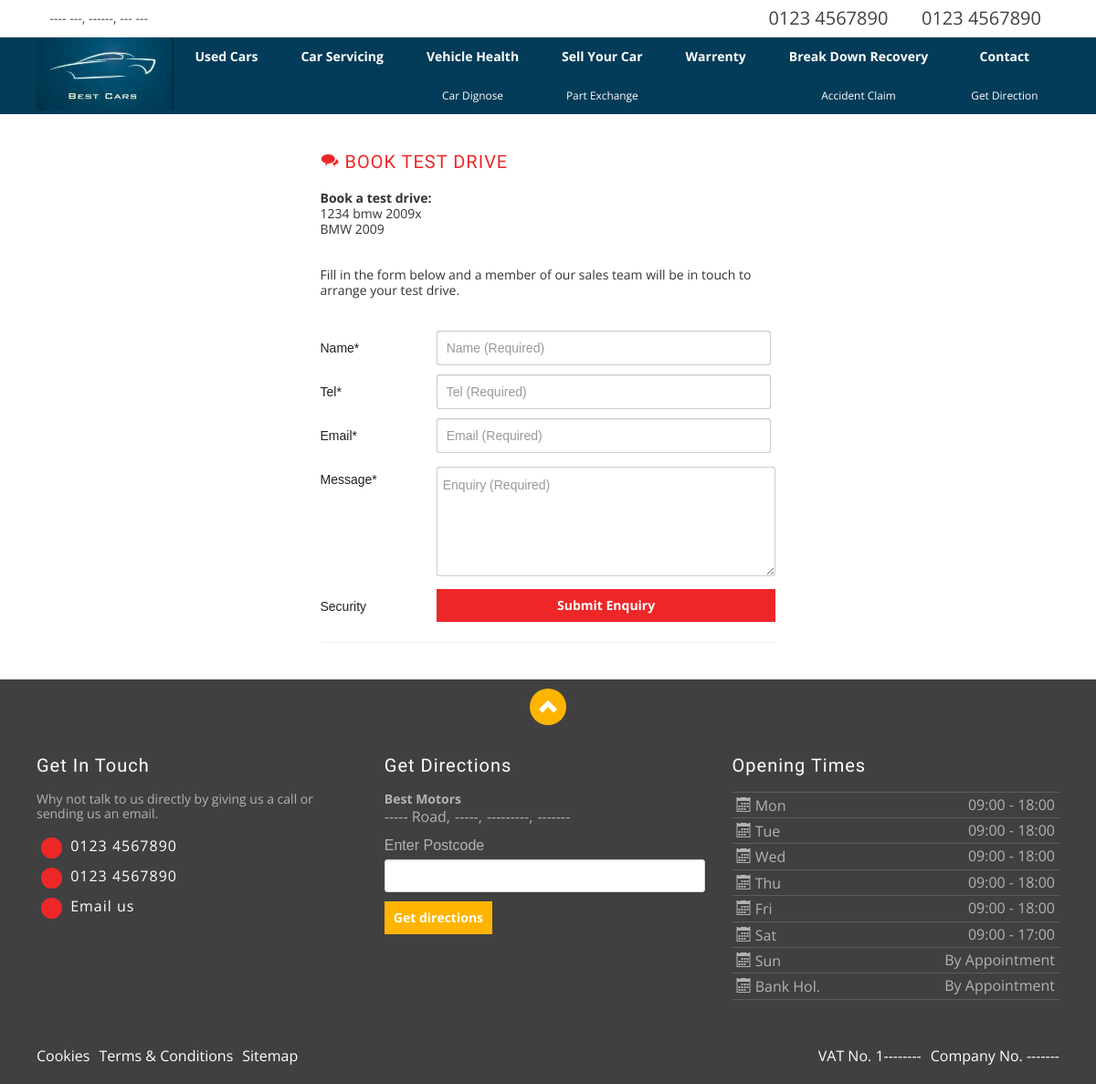
The page /book-test-drive/27 on the database as committed earlier.
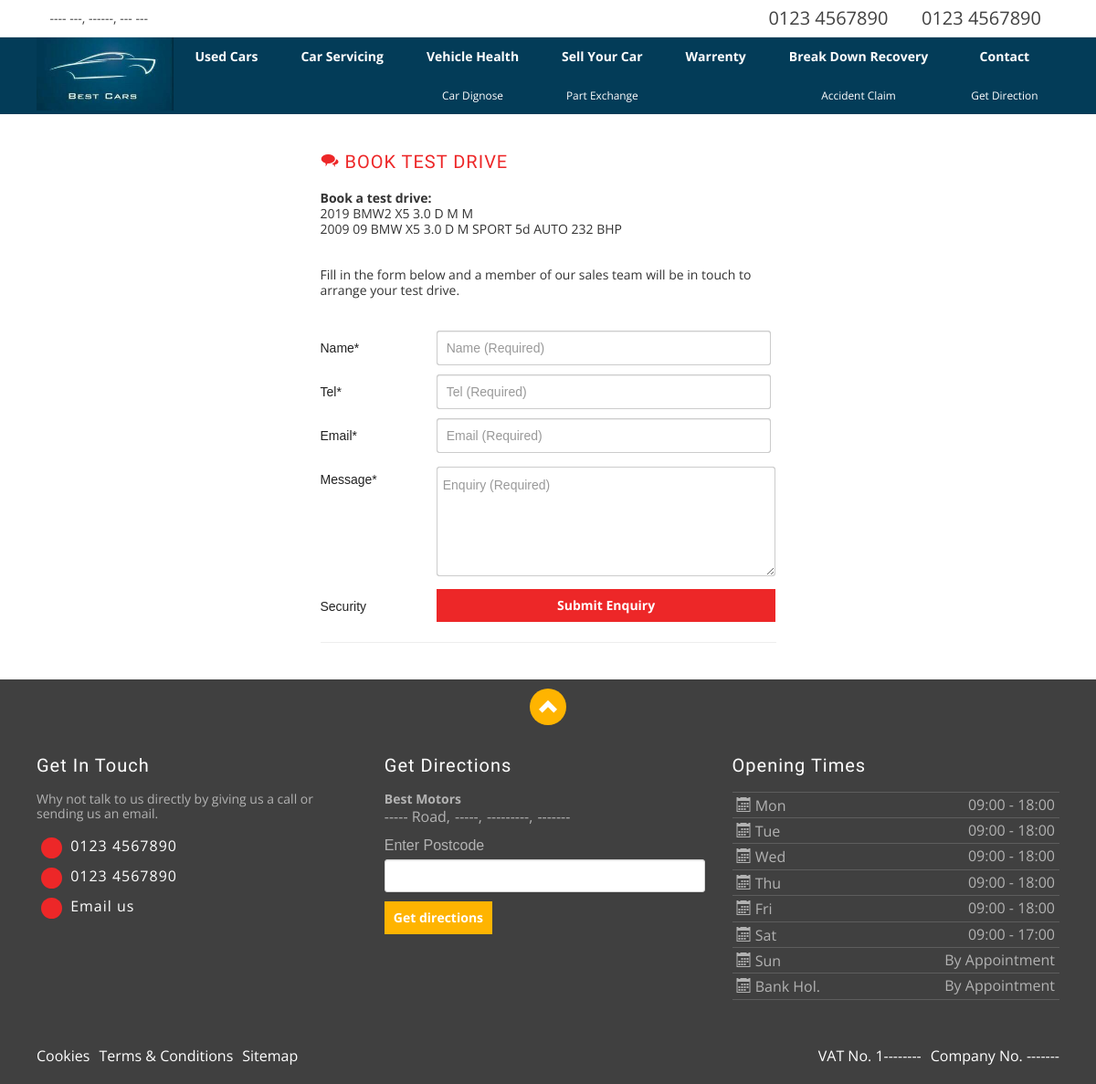
The same page on the database as committed later.
### tables this page shows
CREATE TABLE `car_table` (
  `id` int(11) NOT NULL,
  `title` text NOT NULL,
  `makeof` varchar(150) NOT NULL,
  `model` varchar(255) NOT NULL,
  `price` float NOT NULL,
  `discount` float NOT NULL,
  `registered` varchar(20) NOT NULL,
  `owners` varchar(100) NOT NULL,
  `body_style` varchar(150) NOT NULL,
  `color` varchar(100) NOT NULL,
  `mileage` float NOT NULL,
  `no_doors` int(11) NOT NULL,
  `no_seats` int(11) NOT NULL,
  `engine_size` int(11) NOT NULL,
  `engine_capacity` float NOT NULL,
  `fuel_type` varchar(100) NOT NULL,
  `transmission` varchar(150) NOT NULL,
  `co_emission` float NOT NULL,
  `gearbox` varchar(50) NOT NULL,
  `fuel_cons_ur` float NOT NULL,
  `fuel_cons_ex` float NOT NULL,
  `fuel_cons_com` float NOT NULL,
  `z_s_mph` float NOT NULL,
  `top_speed` float NOT NULL,
  `cylinders` int(11) NOT NULL,
  `engine_pow` float NOT NULL,
  `engine_tor` float NOT NULL,
  `length` float NOT NULL,
  `wheelbase` float NOT NULL,
  `width` float NOT NULL,
  `description` longtext NOT NULL,
  `created_at` timestamp NOT NULL DEFAULT CURRENT_TIMESTAMP,
  `updated_at` timestamp NOT NULL DEFAULT CURRENT_TIMESTAMP ON UPDATE CURRENT_TIMESTAMP
);

### application/controllers/Frontend.php (called while the page is built, shortened)
<?php
class Frontend extends CI_Controller{
  public function __construct(){
    $this->load->library('session');
    $this->load->model('car/car_model', 'car_model');
  }
    public function book_test_drive($id){
    $car = $this->car_model->get_car($id);
    $this->load->view('frontend/inc/header');
    $this->load->view('frontend/testdrive', $car);
    $this->load->view('frontend/inc/footer');
}
}

### index.php (called while the page is built, shortened)
<?php
require_once BASEPATH.'core/CodeIgniter.php';

### application/models/car/Car_model.php (called while the page is built, shortened)
<?php
class Car_model extends CI_Model{
  public function get_car($id){
    $data = array();
    $car = $this->db->where('id', $id)->get('car_table')->result();
    if($car){
      $interior = $this->db->where('car_id', $id)->get('interior')->result();
      $this->db->select('feature');
      $exterior = $this->db->where('car_id', $id)->get('exterior')->result();
      $this->db->select('feature');
      $comfort = $this->db->where('car_id', $id)->get('comfort')->result();
      $this->db->select('feature');
      $safety = $this->db->where('car_id', $id)->get('safety')->result();
      $this->db->select('feature');
      $other = $this->db->where('car_id', $id)->get('other')->result();
      $this->db->select('id,image');
      $car_image = $this->db->where('car_id', $id)->get('car_image')->result();
      $data = array(
        'car' => $car,
        'interior' => $interior,
        'exterior' => $exterior,
        'comfort' => $comfort,
        'safety' => $safety,
        'other' => $other,
        'car_image' => $car_image,
      );
    }
    return $data;
  }
}

### application/views/frontend/testdrive.php (the view, shortened to what this page needs)
<div id="main-wrap">
    <div id="page-warrior">
        <div id="email-pg">
            <div class="container">
                <div class="wrapper">
                    <div class="row">
                        <div class="threecol">
                        </div>
                        <div class="sixcol block">
                            <div class="pad-20">
                               <h2><span aria-hidden="true" class="icon icon-comments"></span> Book test drive</h2>
                                <p><strong>Book a test drive:</strong><br/><?= $car[0]->registered . ' ' . $car[0]->makeof . ' ' . $car[0]->model?><br/><?= $car[0]->title ?><br/><br/><br/>Fill in the form below and a member of our sales team will be in touch to arrange your test drive.</p>
                                <?= form_open('enquiry') ?>
                                    <fieldset>
                                        <div class="row">
                                            <div class="threecol"><label>Name<span class="required">*</span></label></div>
                                            <div class="ninecol last"><input size=40 name="name" value="" placeholder="Name (Required)" type="text" required></div>
                                        </div>
                                        <div class="row">
                                            <div class="threecol"><label>Tel<span class="required">*</span></label></div>
                                            <div class="ninecol last"><input size=40 name="phone" value="" placeholder="Tel (Required)" type="text" required></div>
                                        </div>
                                        <div class="row">
                                            <div class="threecol"><label>Email<span class="required">*</span></label></div>
                                            <div class="ninecol last"><input size=40 name="email" value="" placeholder="Email (Required)" type="text" required></div>
                                        </div>
                                        <div class="row">
                                            <div class="threecol"><label>Message<span class="required">*</span></label></div>
                                            <div class="ninecol last"><textarea rows=5 cols=40 name="message" placeholder="Enquiry (Required)" required></textarea></div>
                                        </div>
                                        <div class="row">
                                            <div class="threecol"><label>Security</label></div>
                                            <div class="ninecol last">
                                                <div class="row">
                                                    <input type="submit" value="Submit Enquiry" class="button black full">
                                                </div>
                                            </div>
                                        </div>
                                    </fieldset>
                                <?= form_close() ?>
                            </div>
                        </div>
                        <div class="threecol last">
                        </div>
                    </div>
                </div>
            </div>
        </div>
    </div>
</div>

Rows that differ between the two databases and show on the page:
changed car_table: registered "1234" → "2019"; makeof "bmw" → "BMW2"; model "2009x" → "X5 3.0 D M M"; title "BMW 2009" → "2009 09 BMW X5 3.0 D M SPORT 5d AUTO 232 BHP"
